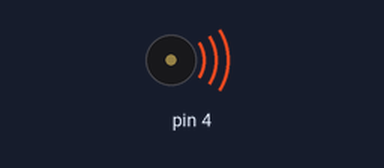
This sketch was run on a simulated Arduino Nano, built with avr-gcc and run on an emulated ATmega328P. On the bench: buzzer (waves = sounding).

Above: at 0.16 s.
At 1.58 s:
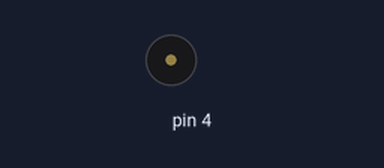
Timing chart, 0 to 3.3 s (numbered marks = the images above):
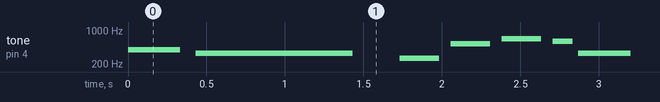

The sketch:

music_demo_2.ino
```cpp
#include "tones.h"

//"gecegCEDCe#gggEDCbabCCgecgecegCEDCe#gggEDCbabCCgecEEEFGGFEDEFFFEDCbabCe#ggCCCbaaaDFEDCCbggCDEFGCDEFDC ";
int noteDurations[] = { 3, 1, 4, 4, 4, 8, 3, 1, 4, 4, 4, 8, 2, 2, 6, 2, 4, 8, 3, 1, 4, 4, 4, 4, 8, 3,
1, 4, 4, 4, 8, 3, 1, 4, 4, 4, 8, 2, 2, 6, 2, 4, 8, 3, 1, 4, 4, 4, 4, 4, 2, 2, 4, 4, 4, 8, 2,
2, 4, 4, 4, 8, 4, 6, 2, 4, 8, 3, 1, 6, 4, 4, 8, 4, 4, 4, 2, 2, 4, 4, 4, 4, 2, 2, 2, 2, 4, 4,
2, 2, 6, 2, 2, 2, 8, 2, 2, 6, 2, 4, 8, 1
};

int star_spangled_banner[] =  {
  G4, E4, C4, C5, E5, D5, E4, GS4, G4, G4, E5, D5, C5, B4, A4, B4, C5, C5, G4, E4, C4
  };

void playMelody() {
for (int thisNote = 0; thisNote < 12 ; thisNote++) {

    // to calculate the note duration, take one second divided by the note type.
    //e.g. quarter note = 1000 / 4, eighth note = 1000/8, etc.
    int noteDuration = 1000 / noteDurations[thisNote];
    tone(4, star_spangled_banner[thisNote], noteDuration);

    // to distinguish the notes, set a minimum time between them.
    // the note's duration + 30% seems to work well:
    int pauseBetweenNotes = noteDuration * 1.30;
    delay(pauseBetweenNotes);
    // stop the tone playing:
    noTone(8);
  }
}
void setup() {
  // put your setup code here, to run once:

}

void loop() {
  // put your main code here, to run repeatedly:
  playMelody();
}
```

tones.h
```cpp
// The tone values

#define B0  31
#define C1  33
#define CS1 35
#define D1  37
#define DS1 39
#define E1  41
#define F1  44
#define FS1 46
#define G1  49
#define GS1 52
#define A1  55
#define AS1 58
#define B1  62
#define C2  65
#define CS2 69
#define D2  73
#define DS2 78
#define E2  82
#define F2  87
#define FS2 93
#define G2  98
#define GS2 104
#define A2  110
#define AS2 117
#define B2  123
#define C3  131
#define CS3 139
#define D3  147
#define DS3 156
#define E3  165
#define F3  175
#define FS3 185
#define G3  196
#define GS3 208
#define A3  220
#define AS3 233
#define B3  247
#define C4  262
#define CS4 277
#define D4  294
#define DS4 311
#define E4  330
#define F4  349
#define FS4 370
#define G4  392
#define GS4 415
#define A4  440
#define AS4 466
#define B4  494
#define C5  523
#define CS5 554
#define D5  587
#define DS5 622
#define E5  659
#define F5  698
#define FS5 740
#define G5  784
#define GS5 831
#define A5  880
#define AS5 932
#define B5  988
#define C6  1047
#define CS6 1109
#define D6  1175
#define DS6 1245
#define E6  1319
#define F6  1397
#define FS6 1480
#define G6  1568
#define GS6 1661
#define A6  1760
#define AS6 1865
#define B6  1976
#define C7  2093
#define CS7 2217
#define D7  2349
#define DS7 2489
#define E7  2637
#define F7  2794
#define FS7 2960
#define G7  3136
#define GS7 3322
#define A7  3520
#define AS7 3729
#define B7  3951
#define C8  4186
#define CS8 4435
#define D8  4699
#define DS8 4978
```

Measured:
- by itself, tone on pin 4: plays 392 Hz for 0.33 s, 330 Hz for 1.0 s, 262 Hz for 0.25 s, 523 Hz for 0.25 s, 659 Hz for 0.25 s, 587 Hz for 0.13 s … (272 notes in this stretch)
